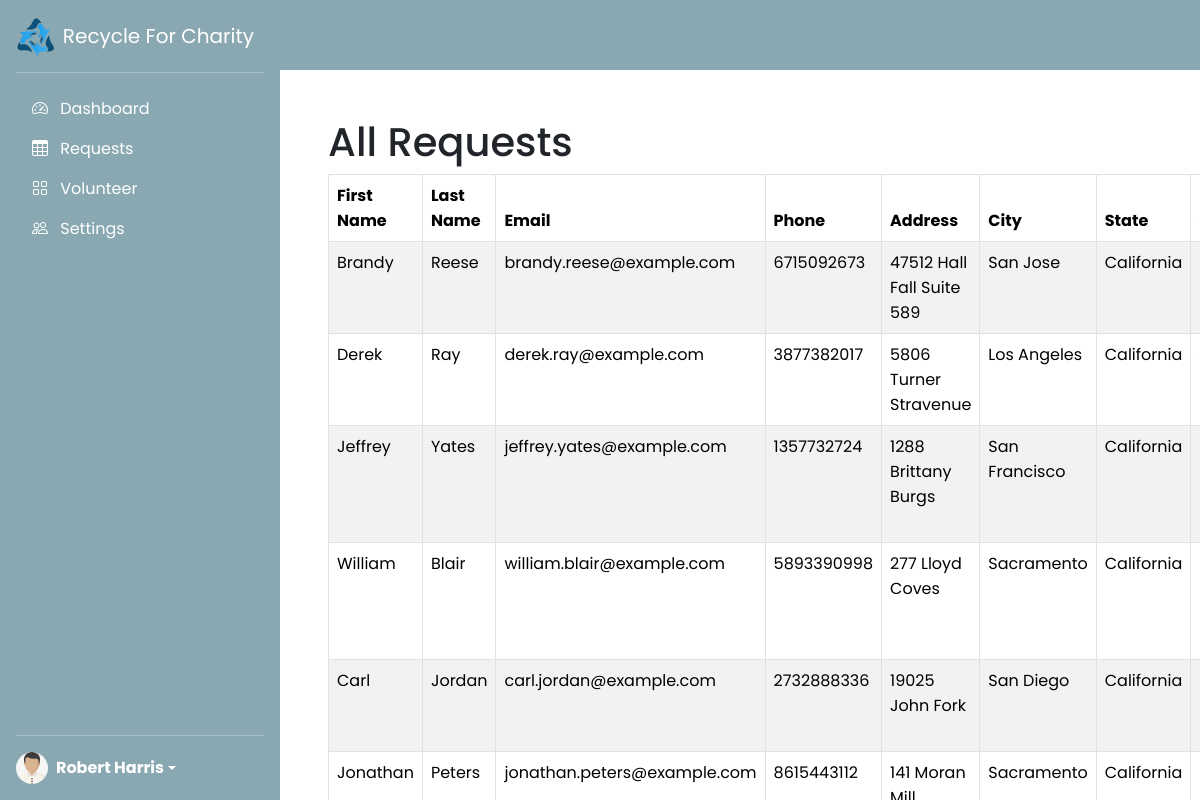
/portal/requests?page=28 (signed in), run on the app's committed database.
### homepage/models.py (models this page shows, shortened)
class Request(models.Model):
  first_name = models.CharField(max_length=256)
  last_name = models.CharField(max_length=256)
  email = models.CharField(max_length=256)
  phone = models.CharField(max_length=20)
  address = models.CharField(max_length=256)
  city = models.CharField(max_length=64)
  state = models.CharField(max_length=64)
  country = models.CharField(max_length=64)
  postal_code = models.CharField(max_length=64)
  status = models.CharField(max_length=32)
  date_created = models.DateTimeField(auto_now_add=False)
  date_completed = models.DateTimeField(null=True, blank=True)
  token = models.CharField(max_length=512)
  claimed_by = models.ForeignKey(AuthUser, null=True, blank=True, on_delete=models.SET_NULL, related_name="claimed_requests")

### portal/views/views.py (the view, shortened to what this page needs)
# urls.py: path("requests", RequsetsView.as_view(), name="requests"),
class RequsetsView(LoginRequiredMixin, View):
    login_url = 'portal:portal_login'
    def get(self, request):
        if request.user.is_staff:
            request_list = Request.objects.all().order_by('id')
        else:
            request_list = Request.objects.all().filter(
                claimed_by=request.user.id).order_by('id')
        paginator = Paginator(request_list, 7)
        page_number = request.GET.get('page')
        requests = paginator.get_page(page_number)
        return render(request, 'portal/requests.html', {
            'requests': requests
        })

### portal/templates/portal/requests.html (shortened to what this page needs)
{% extends "base.html" %}
{% block content %}
<div class="d-flex" style="display: flex;
  flex-wrap: nowrap;
  height: 100vh;
  height: -webkit-fill-available;
  max-height: 100vh;
  overflow-x: auto;
  overflow-y: hidden;">
    {% include "portal/includes/side-nav.html" %}
  <div style="width: 100%;">
    {% include "portal/includes/header.html" %}
    <div class="container-fluid p-5">
      <h1>All Requests</h1>
      <div class="table-responsive" style="max-height: 800px; overflow-y: auto; overflow-x: auto;">
        <table class="table table-striped table-hover table-bordered">
          <thead class="table">
            <tr>
              <th>First Name</th>
              <th>Last Name</th>
              <th>Email</th>
              <th>Phone</th>
              <th>Address</th>
              <th>City</th>
              <th>State</th>
              <th>Status</th>
            </tr>
          </thead>
          <tbody>
            {% for req in requests %}
              <tr>
                <td>{{ req.first_name }}</td>
                <td>{{ req.last_name }}</td>
                <td>{{ req.email }}</td>
                <td>{{ req.phone }}</td>
                <td>{{ req.address }}</td>
                <td>{{ req.city }}</td>
                <td>{{ req.state }}</td>
                <td>{{ req.status }}</td>
              </tr>
            {% endfor %}
          </tbody>
        </table>
      </div>
    </div>
  </div>
</div>
{% endblock content %}

### portal/templates/portal/includes/side-nav.html (shortened to what this page needs)
{% load static %}
<div class="d-flex flex-column flex-shrink-0 p-3 text-white side-nav" style="width: 280px; height: 100%">
<link rel="stylesheet" href="{% static 'portal/css/side-nav.css' %}" />
<a href="/" class="d-flex align-items-center mb-3 mb-md-0 me-md-auto text-white text-decoration-none">
      <img src="{% static "images/logo.png" %}" alt="Logo" height="40" class="d-inline-block">
    <span class="fs-5 ms-2">Recycle For Charity</span>
  </a>
  <hr>
  <ul class="nav nav-pills flex-column mb-auto">
    {% if request.user.is_staff %}
    <li>
      <a href="{% url "portal:dashboard" %}" class="nav-link text-white">
        <i class="bi-speedometer2 me-2"></i>
        Dashboard
      </a>
    </li>
    {% endif %}
    <li>
      <a href="{% url "portal:requests" %}" class="nav-link text-white">
        <i class="bi-table me-2"></i>
        Requests
      </a>
    </li>
    <li>
      <a href="{% url "portal:volunteers" %}" class="nav-link text-white">
        <i class="bi-grid me-2"></i>
        Volunteer
      </a>
    </li>
    <li>
      <a href="{% url "portal:settings" %}" class="nav-link text-white">
        <i class="bi-people me-2"></i>
        Settings
      </a>
    </li>
  </ul>
  <hr>
  <div class="dropdown">
    <a href="#" class="d-flex align-items-center text-white text-decoration-none dropdown-toggle" id="dropdownUser1" data-bs-toggle="dropdown" aria-expanded="false">
      <img src="{% static "images/user_thumbnail.png" %}" alt="" width="32" height="32" class="rounded-circle me-2">
      <strong>{{user.first_name}} {{user.last_name}}</strong>
    </a>
  </div>
</div>

### static/css/style.css (style rules this page uses)
body { font-family: "Poppins", sans-serif; }

### portal/static/portal/css/side-nav.css (style rules this page uses)
.side-nav { background-color: #89A8B2; }

### data on the page
Request: first_name "Brandy", last_name "Reese", email "brandy.reese@example.com", phone "6715092673", address "47512 Hall Fall Suite 589", city "San Jose", state "California"
Request: first_name "Derek", last_name "Ray", email "derek.ray@example.com", phone "3877382017", address "5806 Turner Stravenue", city "Los Angeles", state "California"
Request: first_name "Jeffrey", last_name "Yates", email "jeffrey.yates@example.com", phone "1357732724", address "1288 Brittany Burgs", city "San Francisco", state "California"
Request: first_name "William", last_name "Blair", email "william.blair@example.com", phone "5893390998", address "277 Lloyd Coves", city "Sacramento", state "California"
Request: first_name "Carl", last_name "Jordan", email "carl.jordan@example.com", phone "2732888336", address "19025 John Fork", city "San Diego", state "California"
Request: first_name "Jonathan", last_name "Peters", email "jonathan.peters@example.com", phone "8615443112", address "141 Moran…", city "Sacramento", state "California"

### other printed values
{{ user.first_name }} "Robert"
{{ user.last_name }} "Harris"
